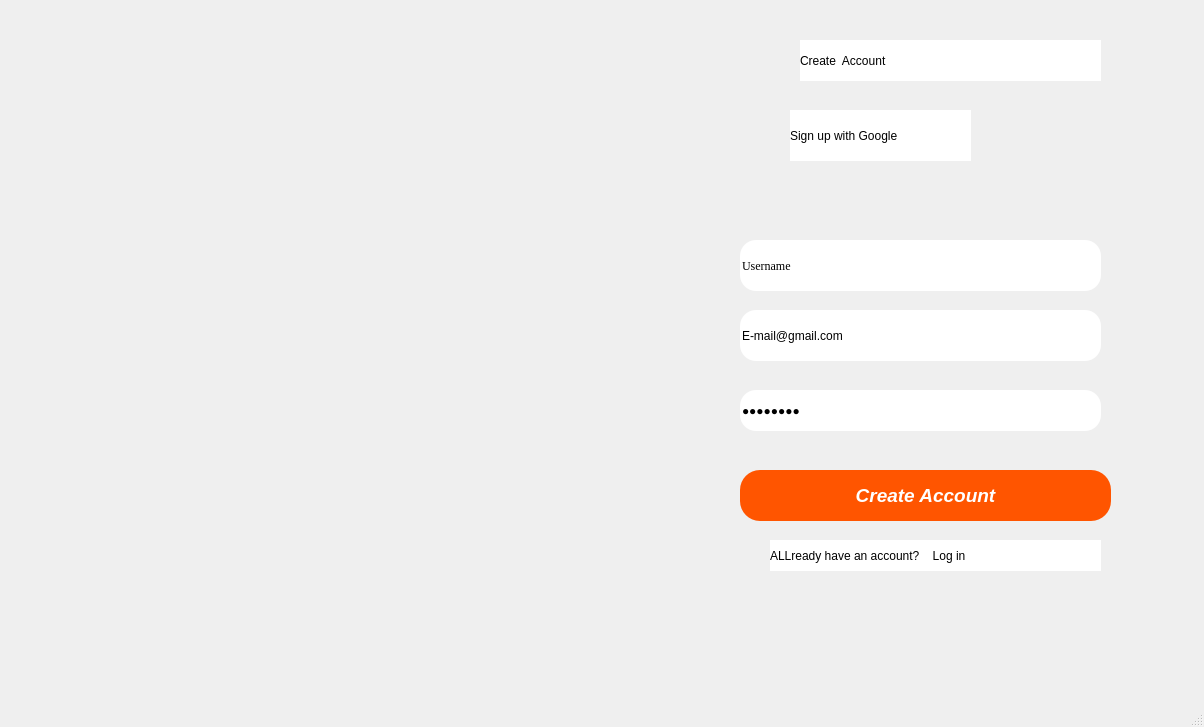
<?xml version="1.0" encoding="UTF-8"?>
<ui version="4.0">
 <class>MainWindow</class>
 <widget class="QMainWindow" name="MainWindow">
  <property name="geometry">
   <rect>
    <x>0</x>
    <y>0</y>
    <width>1204</width>
    <height>727</height>
   </rect>
  </property>
  <property name="windowTitle">
   <string>MainWindow</string>
  </property>
  <property name="styleSheet">
   <string notr="true">background-image: url(:/img/img/bg.PNG);</string>
  </property>
  <widget class="QWidget" name="centralwidget">
   <widget class="QLabel" name="label">
    <property name="geometry">
     <rect>
      <x>800</x>
      <y>40</y>
      <width>301</width>
      <height>41</height>
     </rect>
    </property>
    <property name="styleSheet">
     <string notr="true">font: 700 12pt &quot;Arial&quot;;
background-color: rgb(255, 255, 255);
</string>
    </property>
    <property name="text">
     <string>Create  Account</string>
    </property>
   </widget>
   <widget class="QLineEdit" name="username">
    <property name="geometry">
     <rect>
      <x>740</x>
      <y>240</y>
      <width>361</width>
      <height>51</height>
     </rect>
    </property>
    <property name="font">
     <font>
      <family>Times New Roman</family>
      <pointsize>9</pointsize>
      <italic>false</italic>
      <bold>false</bold>
      <underline>false</underline>
     </font>
    </property>
    <property name="styleSheet">
     <string notr="true">background-color: rgb(255, 255, 255);
font: 9pt &quot;Times New Roman&quot;;
border-radius: 16px;

        
           
        </string>
    </property>
    <property name="text">
     <string>Username</string>
    </property>
    <property name="cursorPosition">
     <number>8</number>
    </property>
   </widget>
   <widget class="QLineEdit" name="password">
    <property name="geometry">
     <rect>
      <x>740</x>
      <y>390</y>
      <width>361</width>
      <height>41</height>
     </rect>
    </property>
    <property name="styleSheet">
     <string notr="true">background-color: rgb(255, 255, 255);
font: 9pt &quot;Times New Roman&quot;;
border-radius: 16px;

        
           
        </string>
    </property>
    <property name="text">
     <string>Password</string>
    </property>
    <property name="echoMode">
     <enum>QLineEdit::PasswordEchoOnEdit</enum>
    </property>
   </widget>
   <widget class="QLineEdit" name="email">
    <property name="geometry">
     <rect>
      <x>740</x>
      <y>310</y>
      <width>361</width>
      <height>51</height>
     </rect>
    </property>
    <property name="styleSheet">
     <string notr="true">background-color: rgb(255, 255, 255);
font: 9pt &quot;Times New Roman&quot;;
border-radius: 16px;

        
           
        </string>
    </property>
    <property name="text">
     <string>E-mail@gmail.com</string>
    </property>
   </widget>
   <widget class="QPushButton" name="login">
    <property name="geometry">
     <rect>
      <x>740</x>
      <y>470</y>
      <width>371</width>
      <height>51</height>
     </rect>
    </property>
    <property name="font">
     <font>
      <family>Arial</family>
      <pointsize>14</pointsize>
      <italic>true</italic>
      <bold>true</bold>
     </font>
    </property>
    <property name="styleSheet">
     <string notr="true">background-color: rgb(255, 85, 0);
color: rgb(255, 255, 255);
font: 700 italic 14pt &quot;Arial&quot;;
border-radius: 20px;</string>
    </property>
    <property name="text">
     <string>Create Account</string>
    </property>
   </widget>
   <widget class="QLabel" name="label_2">
    <property name="geometry">
     <rect>
      <x>770</x>
      <y>540</y>
      <width>331</width>
      <height>31</height>
     </rect>
    </property>
    <property name="styleSheet">
     <string notr="true">font: 10pt &quot;Arial&quot;;
background-color: rgb(255, 255, 255);</string>
    </property>
    <property name="text">
     <string>ALLready have an account?    Log in</string>
    </property>
   </widget>
   <widget class="QLabel" name="label_3">
    <property name="geometry">
     <rect>
      <x>790</x>
      <y>110</y>
      <width>181</width>
      <height>51</height>
     </rect>
    </property>
    <property name="styleSheet">
     <string notr="true">font: 9pt &quot;Segoe MDL2 Assets&quot;;
background-color: rgb(255, 255, 255);</string>
    </property>
    <property name="text">
     <string>Sign up with Google</string>
    </property>
   </widget>
  </widget>
  <widget class="QMenuBar" name="menubar">
   <property name="geometry">
    <rect>
     <x>0</x>
     <y>0</y>
     <width>1204</width>
     <height>17</height>
    </rect>
   </property>
  </widget>
  <widget class="QStatusBar" name="statusbar"/>
 </widget>
 <resources/>
 <connections/>
</ui>
